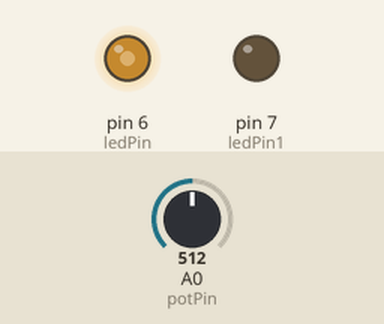
Simulated run of this sketch. Board: Arduino Uno, built with avr-gcc and run on an emulated ATmega328P. Parts: output pins drawn as LEDs (lit = HIGH). The test bench sets the inputs (shaded band); at power-on: A0 (potPin) = 512.

Above: at 1.2 s.
1.3 s: A0 (potPin) set to 716
At 2.5 s:
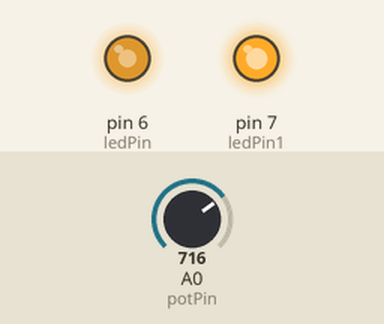
2.8 s: A0 (potPin) set to 900
At 3.6 s:
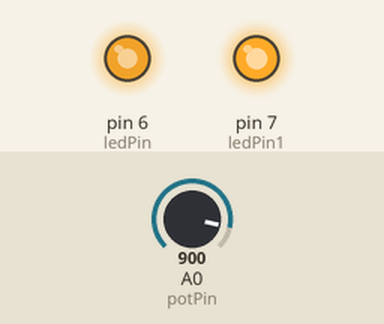
4.3 s: A0 (potPin) set to 122
At 4.8 s:
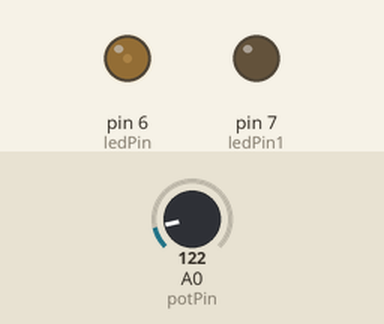
5.8 s: A0 (potPin) set to 0
At 7.0 s:
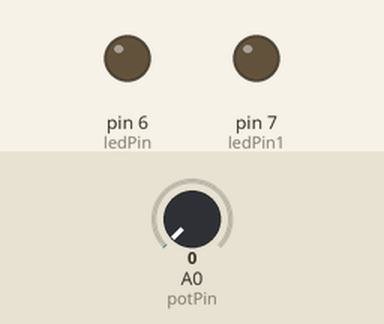
7.3 s: A0 (potPin) set to 511
At 8.3 s:
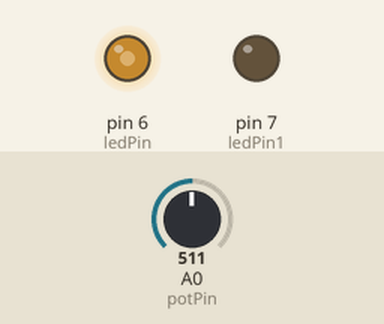
Timing chart, 0 to 9.8 s (numbered marks = the images above; inputs shaded):
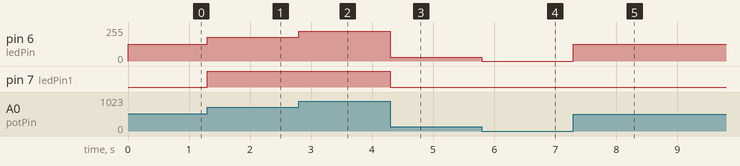

Measured:
- after the input at 1.3 s, pin 6 (ledPin): 127/255 → 178/255 at once; pin 7 (ledPin1): LOW → HIGH at once
- after the input at 2.8 s, pin 6 (ledPin): 178/255 → 224/255 at once
- after the input at 4.3 s, pin 6 (ledPin): 224/255 → 30/255 at once; pin 7 (ledPin1): HIGH → LOW at once
- after the input at 5.8 s, pin 6 (ledPin): 30/255 → 0/255 at once
- after the input at 7.3 s, pin 6 (ledPin): 0/255 → 127/255 at once

The sketch:

pot-leds.ino
```cpp
#define potPin A0
#define ledPin 6
#define ledPin1 7

int valPot = 0;

void setup() {

pinMode(ledPin,OUTPUT);
pinMode(ledPin1,OUTPUT);

}

void loop() {

valPot =  analogRead(potPin);
valPot = map(valPot,0,1023,0,255);
analogWrite(ledPin,valPot );
analogWrite(ledPin1,valPot );


}
```
